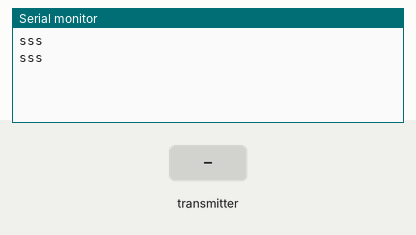
This sketch was run on a simulated Arduino Uno, built with avr-gcc and run on an emulated ATmega328P. Parts: the last lines printed to the serial monitor. The inputs (shaded band) are chosen by the test bench. No radio packets arrive unless stated.

Above: at 1.8 s.
1.9 s: the transmitter starts sending data.0 = 0
At 2.7 s:
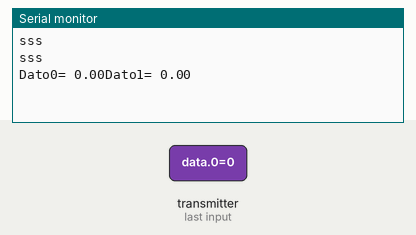
4.5 s: the transmitter starts sending data.1 = 25
At 5.8 s:
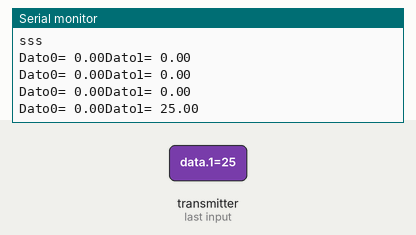
6.0 s: the transmitter starts sending data.0 = 25
At 6.8 s:
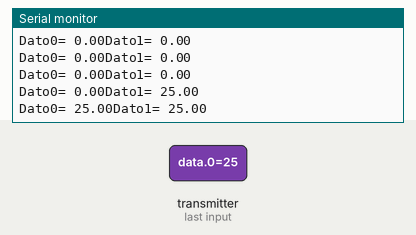
7.5 s: the transmitter starts sending data.1 = 0
At 8.8 s:
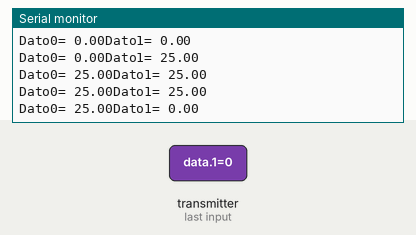

The sketch:

receptor.ino
```cpp
#include <SPI.h>
#include <nRF24L01.h>
#include <RF24.h>

const int pinCE = 9;
const int pinCSN = 10;
RF24 radio(pinCE, pinCSN);

// Single radio pipe address for the 2 nodes to communicate.
const uint64_t pipe = 0xE8E8F0F0E1LL;

float data[3];

void setup()
{
   radio.begin();
   Serial.begin(9600);
   radio.openReadingPipe(1, pipe);
   radio.startListening();
}

void loop()
{

   if (radio.available())
   {
      radio.read(data, sizeof data);
      Serial.print("Dato0= " );
      Serial.print(data[0]);
      Serial.print("Dato1= " );
      Serial.print(data[1]);
      Serial.println("");
   }
   else {
     Serial.println("sss");
   }
   delay(1000);
}
```

Measured:
- after the input at 1.9 s, the serial monitor: prints a new line after 0.11 s (image 1)
- after the input at 4.5 s, the serial monitor: prints a new line after 0.52 s (image 2)
- after the input at 6.0 s, the serial monitor: prints a new line at once (image 3)
- after the input at 7.5 s, the serial monitor: prints a new line after 0.52 s (image 4)
